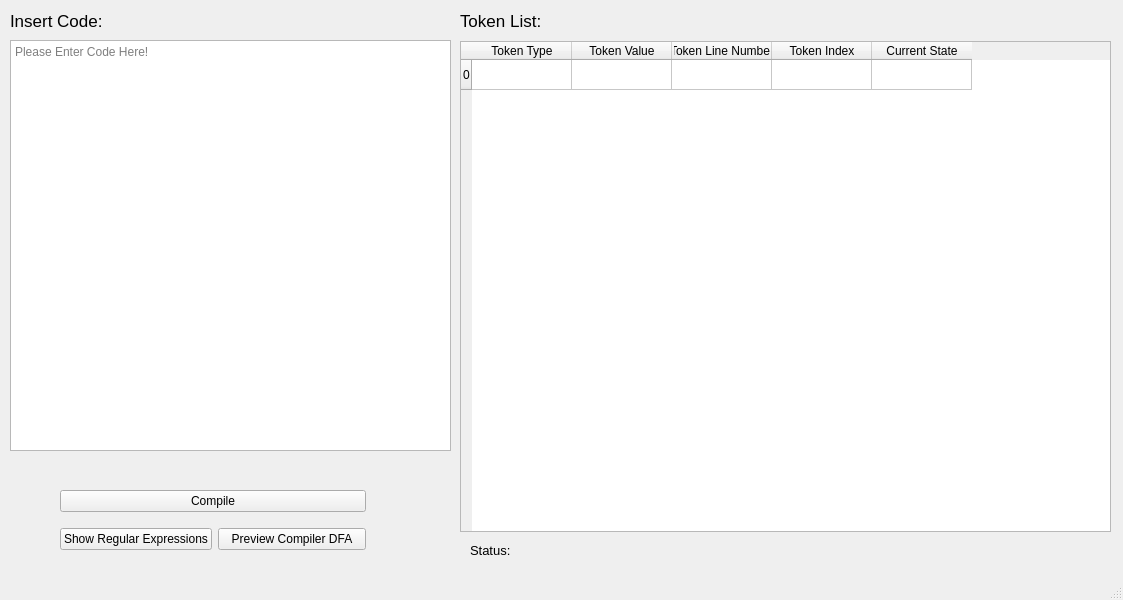
<?xml version="1.0" encoding="UTF-8"?>
<ui version="4.0">
 <class>MainWindow</class>
 <widget class="QMainWindow" name="MainWindow">
  <property name="geometry">
   <rect>
    <x>0</x>
    <y>0</y>
    <width>1123</width>
    <height>600</height>
   </rect>
  </property>
  <property name="windowTitle">
   <string>MainWindow</string>
  </property>
  <widget class="QWidget" name="centralwidget">
   <widget class="QTableWidget" name="tokentable">
    <property name="geometry">
     <rect>
      <x>460</x>
      <y>41</y>
      <width>651</width>
      <height>491</height>
     </rect>
    </property>
    <property name="showGrid">
     <bool>true</bool>
    </property>
    <property name="wordWrap">
     <bool>true</bool>
    </property>
    <property name="cornerButtonEnabled">
     <bool>true</bool>
    </property>
    <row>
     <property name="text">
      <string>0</string>
     </property>
    </row>
    <column>
     <property name="text">
      <string>Token Type</string>
     </property>
    </column>
    <column>
     <property name="text">
      <string>Token Value</string>
     </property>
    </column>
    <column>
     <property name="text">
      <string>Token Line Number</string>
     </property>
    </column>
    <column>
     <property name="text">
      <string>Token Index</string>
     </property>
    </column>
    <column>
     <property name="text">
      <string>Current State</string>
     </property>
    </column>
   </widget>
   <widget class="QTextEdit" name="codeinput">
    <property name="geometry">
     <rect>
      <x>10</x>
      <y>40</y>
      <width>441</width>
      <height>411</height>
     </rect>
    </property>
    <property name="placeholderText">
     <string>Please Enter Code Here!</string>
    </property>
   </widget>
   <widget class="QLabel" name="label">
    <property name="geometry">
     <rect>
      <x>10</x>
      <y>0</y>
      <width>191</width>
      <height>41</height>
     </rect>
    </property>
    <property name="font">
     <font>
      <pointsize>13</pointsize>
     </font>
    </property>
    <property name="text">
     <string>Insert Code: </string>
    </property>
   </widget>
   <widget class="QWidget" name="verticalLayoutWidget">
    <property name="geometry">
     <rect>
      <x>60</x>
      <y>480</y>
      <width>306</width>
      <height>80</height>
     </rect>
    </property>
    <layout class="QVBoxLayout" name="verticalLayout">
     <item>
      <widget class="QPushButton" name="compilebtn">
       <property name="text">
        <string>Compile</string>
       </property>
      </widget>
     </item>
     <item>
      <layout class="QHBoxLayout" name="horizontalLayout">
       <item>
        <widget class="QPushButton" name="regexbtn">
         <property name="text">
          <string>Show Regular Expressions</string>
         </property>
        </widget>
       </item>
       <item>
        <widget class="QPushButton" name="dfabtn">
         <property name="text">
          <string>Preview Compiler DFA</string>
         </property>
        </widget>
       </item>
      </layout>
     </item>
    </layout>
   </widget>
   <widget class="QLabel" name="label_2">
    <property name="geometry">
     <rect>
      <x>460</x>
      <y>0</y>
      <width>191</width>
      <height>41</height>
     </rect>
    </property>
    <property name="font">
     <font>
      <pointsize>13</pointsize>
     </font>
    </property>
    <property name="text">
     <string>Token List:</string>
    </property>
   </widget>
   <widget class="QLabel" name="label_3">
    <property name="geometry">
     <rect>
      <x>470</x>
      <y>530</y>
      <width>191</width>
      <height>41</height>
     </rect>
    </property>
    <property name="font">
     <font>
      <pointsize>10</pointsize>
     </font>
    </property>
    <property name="text">
     <string>Status: </string>
    </property>
   </widget>
  </widget>
  <widget class="QStatusBar" name="statusbar"/>
 </widget>
 <resources/>
 <connections/>
</ui>
